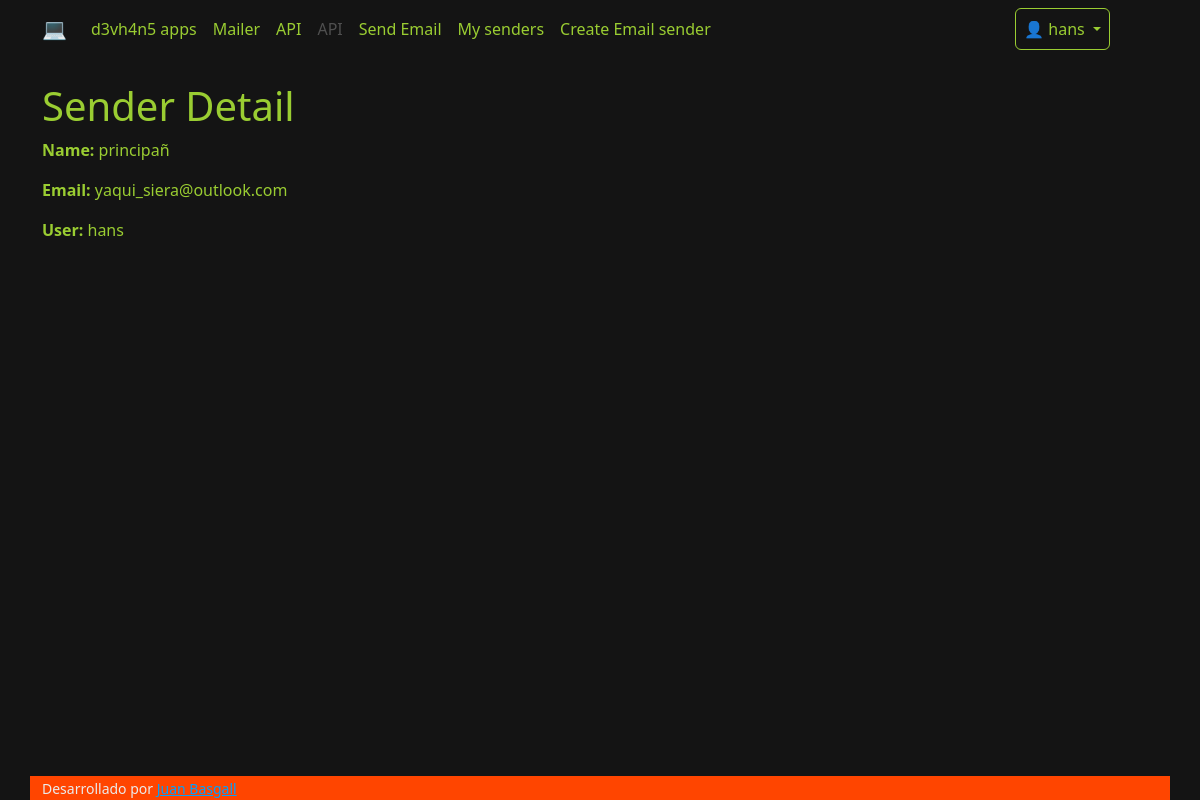
Screenshot of /mailer/sender_detail/1 (signed in) with the database file from the repository.
### mailer/models.py (models this page shows, shortened)
class Sender(models.Model):
    name = models.CharField(max_length=50, verbose_name='Name: ', blank=False, null=False)
    email = models.EmailField(verbose_name='Email', blank=False, null=False)
    password = models.CharField(max_length=128, verbose_name='Password', blank=False, null=False)
    user = models.ForeignKey(User, on_delete=models.CASCADE, related_name='senders', verbose_name='User')
    class Meta:
        verbose_name_plural ="Senders"

### mailer/views.py (the view)
# urls.py: path('sender_detail/<int:pk>', views.sender_detail, name='sender_detail'),
@login_required
def sender_detail(request, pk):
    sender = get_object_or_404(Sender, pk=pk)
    if sender.user == request.user:
        return render(request, 'mailer/pages/sender_detail.html', {'sender': sender})
    else:
        return render(request, 'core/pages/404.html')

### templates/mailer/pages/sender_detail.html (shortened to what this page needs)
{% extends 'mailer/layouts/base.html' %}
{% load static %}
{% block extra_styles %}
    <link rel="stylesheet" href="{% static 'core/css/index.css' %}">
{% endblock %}
{% block content %}
    <h1>Sender Detail</h1>
    <p><strong>Name:</strong> {{ sender.name }}</p>
    <p><strong>Email:</strong> {{ sender.email }}</p>
    <p><strong>User:</strong> {{ sender.user.username }}</p>
{% endblock %}

### templates/mailer/partials/header.html (shortened to what this page needs)
<nav class="container navbar navbar-expand-lg navbar-dark mb-4">
  <div class="container-fluid">
    <a class="navbar-brand" href="#">
      💻
    </a>
    <div class="collapse navbar-collapse" id="navbarSupportedContent">
      <ul class="navbar-nav me-auto mb-2 mb-lg-0">
        <li class="nav-item">
          <a class="nav-link active text-success" aria-current="page" href="{% url 'index' %}">d3vh4n5 apps</a>
        </li>
        <li class="nav-item">
          <a class="nav-link text-success" href="{% url 'mailer' %}">Mailer</a>
        </li>
        <li class="nav-item">
          <a class="nav-link text-success" href="#">API</a>
        </li>
        <li class="nav-item">
          <a class="nav-link disabled" aria-disabled="true">API</a>
        </li>
        {% if user.is_authenticated  %}
          <li class="nav-item">
            <a class="nav-link text-success" href="#">Send Email</a>
          </li>
          <li class="nav-item">
            <a class="nav-link text-success" href="{% url 'senders_list' %}">My senders</a>
          </li>
          <li class="nav-item">
            <a class="nav-link text-success" href="{% url 'create_sender' %}">Create Email sender</a>
          </li>
        {% endif %}
      </ul>
      {% if user.is_authenticated  %}
      <ul class="navbar-nav me-5 mb-2 mb-lg-0">
        <li class="nav-item dropdown border border-success rounded">
          <a class="nav-link dropdown-toggle text-success" href="#" role="button" data-bs-toggle="dropdown" aria-expanded="false">
            👤 {{ user.username }}
          </a>
        </li>
      </ul>
      {% else %}
        <a href="{%  url 'login' %}" class="btn btn-outline-primary">Login</a>
      {% endif %}
    </div>
  </div>
</nav>

### static/core/css/index.css (style rules this page uses)
body { height: 100vh; background-color: rgb(20, 20, 20); display: flex; flex-direction: column; }

### rows the page displays
Sender: name "principañ", email "yaqui_siera@outlook.com", user.username "hans"

### other values shown
{{ user.username }} "hans"
